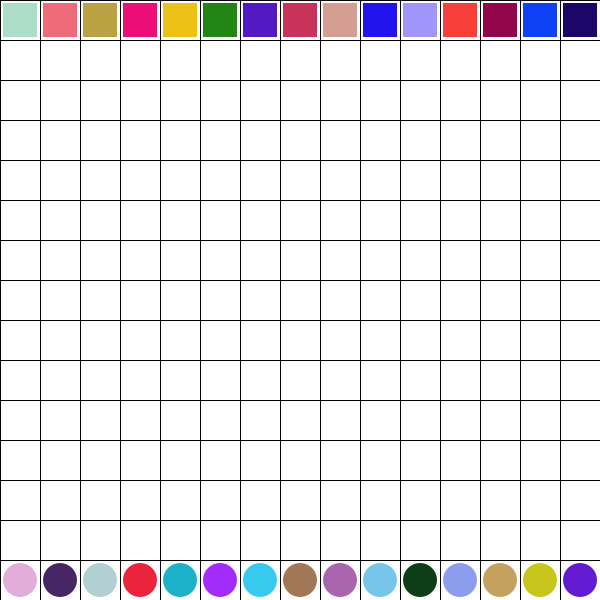
Frame 1 (no input)
Frame 60 (the mouse pressed at the canvas centre just before this capture): identical to frame 1, image omitted
Frame 120 (the mouse held since frame 60 and released just before this capture): identical to frame 1, image omitted

The Processing sketch that drew this single still picture (run headless with seeded random() and noise(); from frame 60 on, the mouse is pressed at the canvas centre):

// Processing sketch: hw2
// ── hw2.pde
int EMPTY = -1, SQUARE = 0, BALL = 1;
class Cell {
  color c;      // the color of the content of the cell
  float mx, my;  // the coordinate of the center
  int type;      // indication of the type of the content of this CELL, -1 for empty, 0 for square, 1 for ball
  Cell(int _type, float _mx, float _my) {
    type = _type;
    mx = _mx;
    my = _my;
    c = color(random(255), random(255), random(255));
  }
  Cell(int _type, float _mx, float _my, color _c) {
    type = _type;
    mx = _mx;
    my = _my;
    c = _c;
  }
  void setPos(float _mx, float _my) {
    mx = _mx;
    my = _my;
  }
  void display() {
    if (type == SQUARE) {
      noStroke();
      fill(c);
      rectMode(CENTER);
      rect(mx, my, rad * 2, rad * 2);
    } else if (type == BALL) {
      noStroke();
      fill(c);
      ellipseMode(CENTER);
      ellipse(mx, my, rad * 2, rad * 2);
    }
  }
  boolean touch(float x, float y) {
    /*
      Check whether (x,y) is in this square.
    */
    if (type == SQUARE) 
      return abs(x - mx) <= rad && abs(y - my) <= rad;
    else if (type == BALL)
      return sqrt(sq(x - mx) + sq(y - my)) <= rad;
    else
      return false;
  }
}

float len;  // length of the cell
float rad;  // radius of the ball and half the length of the square
int n = 15; // n columns and n rows
Cell[][] cells = new Cell[n][n];

void drawCells() {
  for (int i = 0; i < n; i++) {
    for (int j = 0; j < n; j++) {
      cells[i][j].display();
    }
  }
}

void drawLines() {
  /*
    Draw the horizontal and vertical lines
   */
  stroke(0);
  strokeWeight(1);
  for (int i = 0; i <= n; i++) {
    line(i * len, 0, i * len, height);
    line(0, i * len, width, i * len);
  }
}

void init() {
  /*
    Clear all cells except the cells on the top and the cells on the bottom
   */
  for (int i = 0; i < n; i++) {
    for (int j = 1; j < n - 1; j++) {
      cells[i][j].type = EMPTY;
    }
  }
  background(255);
  drawCells();
  drawLines();
}

void setup() {
  size(600, 600);
  background(255);
  len = width / n;
  rad = len / 2 - 3;
  for (int i = 0; i < n; i++) {
    for (int j = 1; j < n - 1; j++) {
      cells[i][j] = new Cell(EMPTY, i * len + len / 2, j * len + len / 2);
    }
  }
  for (int i = 0; i < n; i++) {
    cells[i][0] = new Cell(SQUARE, i * len + len / 2, len / 2);
    cells[i][n-1] = new Cell(BALL, i * len + len / 2, height - len / 2);
  }
  drawCells();
  drawLines();
  dragging_cell = new Cell(EMPTY, 0, 0);
}

void keyPressed() {
  if (key == ' ') {
    init();
  }
}


Cell dragging_cell; // the cell being dragged
float dx, dy;            // X_center - mouseX, Y_center - mouseY
void mousePressed() {
  int i = (int)(mouseX / len), j = (int)(mouseY / len);
  if (cells[i][j].touch(mouseX, mouseY))
    dragging_cell = new Cell(cells[i][j].type, cells[i][j].mx, cells[i][j].my, cells[i][j].c);
  dx = cells[i][j].mx - mouseX;
  dy = cells[i][j].my - mouseY;
}

void draw() {
  background(255);
  drawCells();
  
  dragging_cell.setPos(mouseX + dx, mouseY + dy);
  dragging_cell.display();
  
  drawLines();
}

void mouseReleased() {
  if (dragging_cell.type == EMPTY)
    return;
  if (mouseX >= 0 && mouseX < width && mouseY >= len && mouseY < width - len) {
    int i = (int)(mouseX / len), j = (int)(mouseY / len);
    cells[i][j].type = dragging_cell.type;
    cells[i][j].c = dragging_cell.c;
  }
  dragging_cell.type = EMPTY;
}
